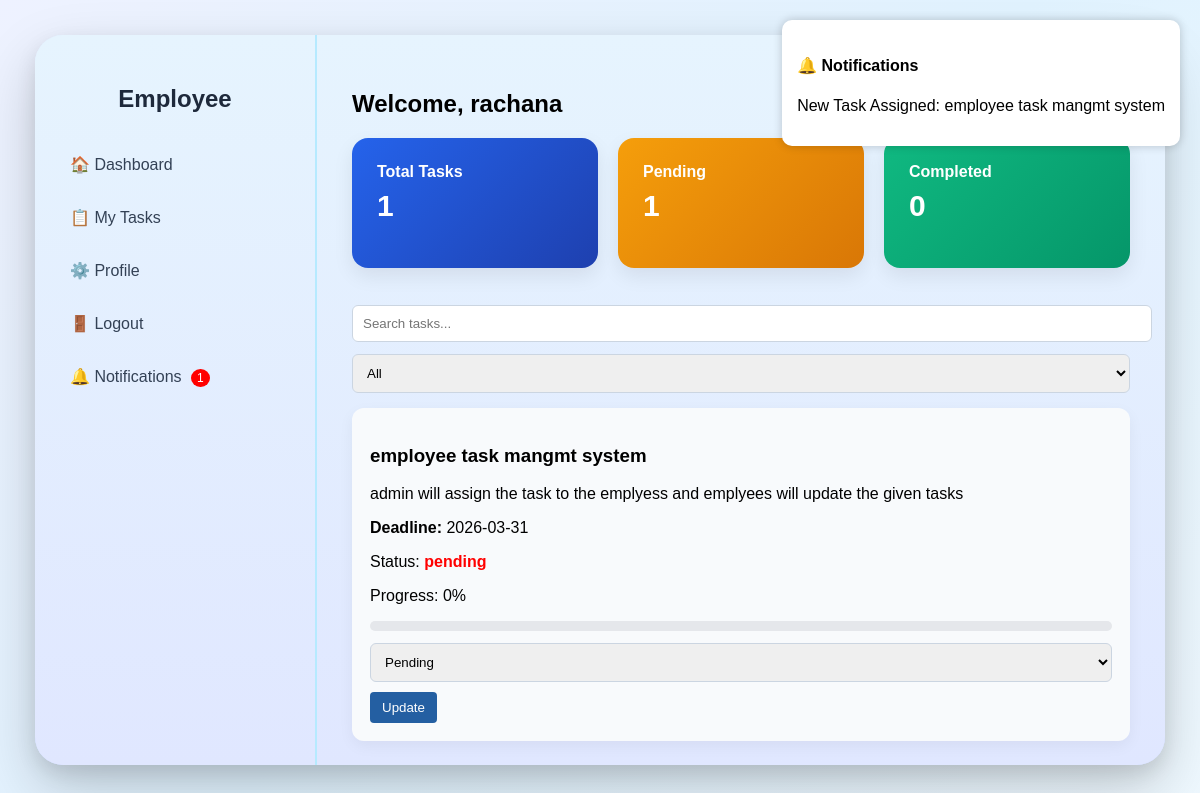
The app's page /employee (signed in) with its own data.
### tables this page shows
CREATE TABLE users (
        userid INTEGER PRIMARY KEY AUTOINCREMENT,
        username TEXT,
        password TEXT,
        role TEXT
    );

CREATE TABLE employee_tasks (
        id INTEGER PRIMARY KEY AUTOINCREMENT,
        emp_id INTEGER,
        task_id INTEGER,
        status TEXT DEFAULT 'pending',
        progress INTEGER DEFAULT 0
    );

CREATE TABLE tasks (
        task_id INTEGER PRIMARY KEY AUTOINCREMENT,
        task_name TEXT,
        description TEXT,
        deadline DATE
    );

### app.py (the view)
@app.route('/employee')
def employee():
    if 'userid' not in session:
        return redirect('/login')
    db = get_db()
    cursor = db.cursor()
    cursor.execute("SELECT emp_id FROM employees WHERE userid=?", (session['userid'],))
    emp = cursor.fetchone()
    if not emp:
        return redirect('/login')
    emp_id = emp[0]
    cursor.execute("SELECT username FROM users WHERE userid=?", (session['userid'],))
    username = cursor.fetchone()[0]
    cursor.execute("""
        SELECT t.task_name, t.description, t.deadline,
               et.progress, et.id, et.status
        FROM employee_tasks et
        JOIN tasks t ON et.task_id = t.task_id
        WHERE et.emp_id=?
    """, (emp_id,))
    tasks = cursor.fetchall()
    today = date.today()
    updated = []
    notifications = []
    for t in tasks:
        deadline = t[2]
        try:
            if deadline and isinstance(deadline, str):
                deadline = datetime.strptime(deadline,"%Y-%m-%d").date()
        except:
            deadline = None
        is_late = deadline and deadline < today and t[5] != 'completed'
        if t[5] == "pending":
            notifications.append(f"New Task Assigned: {t[0]}")
        if deadline and (deadline - today).days == 1:
            notifications.append(f"Deadline Tomorrow: {t[0]}")
        updated.append(tuple(t) + (is_late,))
    return render_template(
        "employee_dashboard.html",
        tasks=updated,
        username=username,
        notifications=notifications
    )

### app.py (called while the page is built)
def get_db():
    BASE_DIR = os.path.dirname(os.path.abspath(__file__))
    db_path = os.path.join(BASE_DIR, "etms.db")
    conn = sqlite3.connect(db_path)
    conn.row_factory = sqlite3.Row
    return conn

### templates/employee_dashboard.html (shortened to what this page needs)
{% extends "baseE.html" %}
{% block content %}
<h2>Welcome, {{username}}</h2>
<div class="cards">
<div class="card total">
Total Tasks
<h1>{{tasks|length}}</h1>
</div>
<div class="card pending">
Pending
<h1>
{{tasks | selectattr(5, 'equalto', 'pending') | list | length}}
</h1>
</div>
<div class="card completed">
Completed
<h1>
{{tasks | selectattr(5, 'equalto', 'completed') | list | length}}
</h1>
</div>
</div>
<input type="text" id="search" placeholder="Search tasks..." onkeyup="searchTasks()">
<select id="filter" onchange="filterTasks()">
<option value="all">All</option>
</select>
<div id="taskList">
{% for t in tasks %}
<div class="task" data-status="{{t[5]}}">
<h3>{{t[0]}}</h3>
<p>{{t[1]}}</p>
<p>
<b>Deadline:</b> {{t[2]}}
</p>
<p>
Status:
<span class="
{% if t[5]=='completed' %}
status-complete
{% elif t[5]=='in_progress' %}
status-progress
{% else %}
status-pending
{% endif %}
">
{{t[5]}}
</span>
</p>
<p>Progress: {{t[3]}}%</p>
<div class="progress-bar">
</div>
<form method="POST" action="/update_status">
<select name="status">
<option value="pending">Pending</option>
</select>
<button>Update</button>
</form>
</div>
{% endfor %}
</div>
{% endblock %}

### static/css/emp.css (style rules this page uses)
body { margin: 0; font-family: Arial, Helvetica, sans-serif; background: linear-gradient( 135deg, #eef2ff, #e0f2fe, #f0f9ff ); height: 100vh; overflow: hidden; padding: 35px; }
.cards { display: flex; gap: 20px; margin-bottom: 25px; }
.card { flex: 1; padding: 25px; border-radius: 16px; color: white; font-weight: 600; box-shadow: 0 8px 20px rgba(0,0,0,0.08); transition: 0.3s; }
.total { background: linear-gradient( 135deg, #2563eb, #1e40af ); }
.pending { background: linear-gradient( 135deg, #f59e0b, #d97706 ); }
.completed { background: linear-gradient( 135deg, #10b981, #059669 ); }
.card h1 { margin-top: 8px; font-size: 30px; }
.task { background: #f8fafc; padding: 18px; border-radius: 12px; margin-top: 15px; box-shadow: 0 5px 15px rgba(0,0,0,0.05); }
input, select { width: 100%; padding: 10px; margin-top: 12px; border-radius: 6px; border: 1px solid #cbd5e1; }
.progress-bar { height: 10px; background: #e5e7eb; border-radius: 10px; margin-top: 10px; }
.status-pending { color: red; font-weight: 600; }
button { background: #245fa2; color: white; border: none; padding: 8px 12px; border-radius: 4px; margin-top: 10px; }

### records on screen
users: username "rachana"
employee_tasks: task_name "employee task mangmt system", description "admin will assign the task to the emplyess and emplyees will update the given tasks", deadline "2026-03-31", status "pending", progress "0"

### other values on screen
{{ notifications|length }} "1"
{{ n }} "New Task Assigned: employee task mangmt system"
{{ tasks|length }} "1"
{{ tasks | selectattr(5, 'equalto', 'pending') | list | length }} "1"
{{ tasks | selectattr(5, 'equalto', 'completed') | list | length }} "0"
